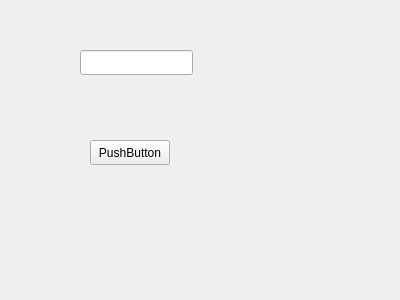
<?xml version="1.0" encoding="UTF-8"?>
<ui version="4.0">
 <class>Form</class>
 <widget class="QWidget" name="Form">
  <property name="geometry">
   <rect>
    <x>0</x>
    <y>0</y>
    <width>400</width>
    <height>300</height>
   </rect>
  </property>
  <property name="windowTitle">
   <string>Form</string>
  </property>
  <widget class="QLineEdit" name="lineEditAge">
   <property name="geometry">
    <rect>
     <x>80</x>
     <y>50</y>
     <width>113</width>
     <height>25</height>
    </rect>
   </property>
  </widget>
  <widget class="QPushButton" name="pushButton">
   <property name="geometry">
    <rect>
     <x>90</x>
     <y>140</y>
     <width>80</width>
     <height>25</height>
    </rect>
   </property>
   <property name="text">
    <string>PushButton</string>
   </property>
  </widget>
 </widget>
 <resources/>
 <connections/>
</ui>
